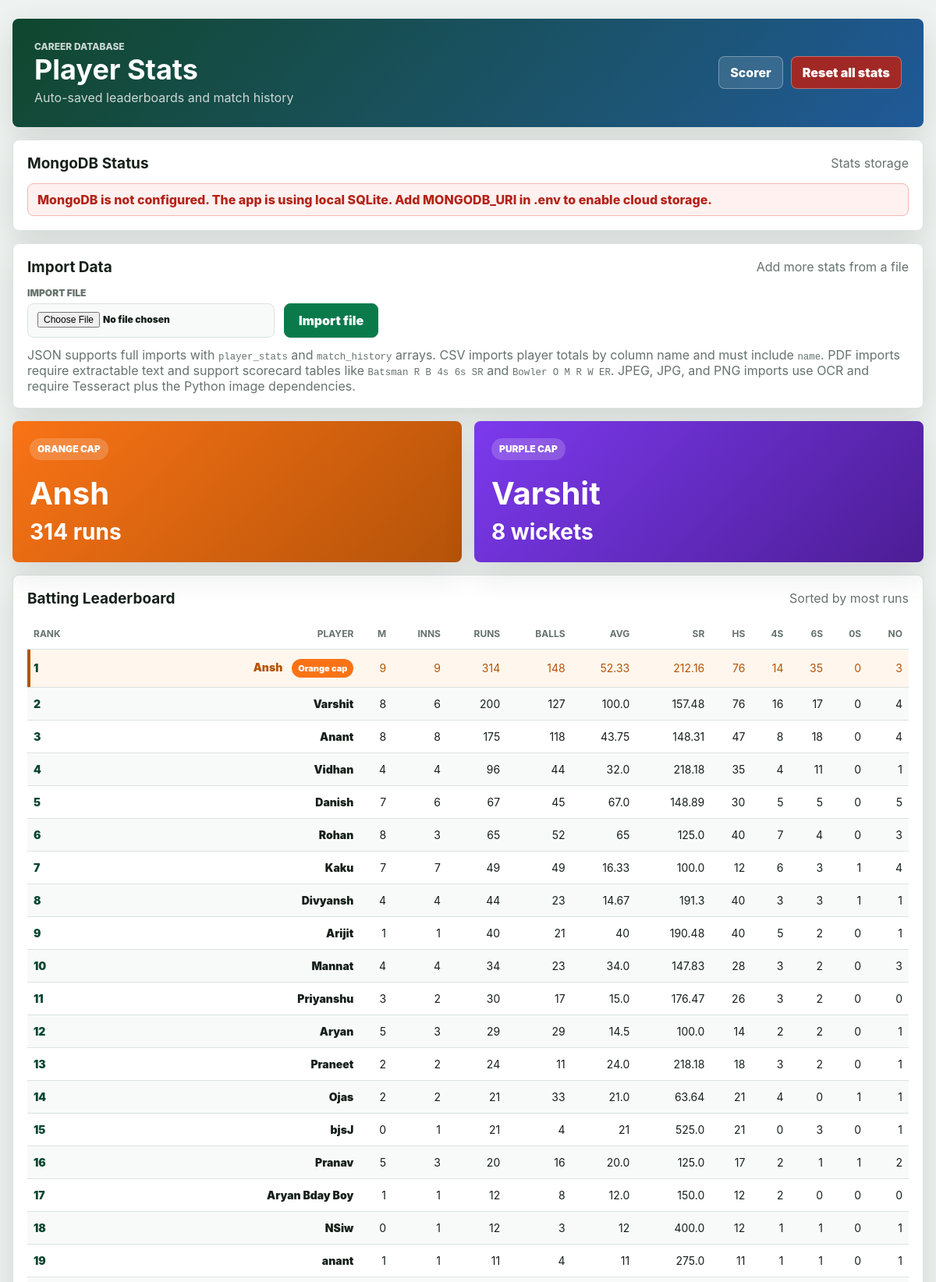
Screenshot of /stats (upper part) with the database file from the repository.
### tables this page shows
CREATE TABLE player_stats (
                name TEXT PRIMARY KEY,
                matches INTEGER NOT NULL DEFAULT 0,
                batting_innings INTEGER NOT NULL DEFAULT 0,
                not_outs INTEGER NOT NULL DEFAULT 0,
                runs INTEGER NOT NULL DEFAULT 0,
                balls INTEGER NOT NULL DEFAULT 0,
                fours INTEGER NOT NULL DEFAULT 0,
                sixes INTEGER NOT NULL DEFAULT 0,
                ducks INTEGER NOT NULL DEFAULT 0,
                high_score INTEGER NOT NULL DEFAULT 0,
                bowling_innings INTEGER NOT NULL DEFAULT 0,
                balls_bowled INTEGER NOT NULL DEFAULT 0,
                runs_conceded INTEGER NOT NULL DEFAULT 0,
                wickets INTEGER NOT NULL DEFAULT 0,
                maidens INTEGER NOT NULL DEFAULT 0,
                best_wickets INTEGER NOT NULL DEFAULT 0,
                best_runs INTEGER NOT NULL DEFAULT 0
            );

### app.py (the view)
@app.route("/stats")
def stats_page():
    all_players = sorted(player_stats(), key=lambda row: (row["name"].lower(), -row["runs"], -row["wickets"]))
    return render_template(
        "stats.html",
        batting=sorted(all_players, key=lambda row: (-row["runs"], -row["high_score"], row["name"])),
        bowling=sorted(all_players, key=lambda row: (-row["wickets"], row["economy"], row["name"])),
        all_players=all_players,
        history=match_history(),
        mongo_status=mongo_status_message(),
        can_migrate=can_migrate_sqlite_to_mongo(),
        migration_message=request.args.get("migration"),
    )

### app.py (called while the page is built)
def get_db():
    conn = sqlite3.connect(DB_PATH)
    conn.row_factory = sqlite3.Row
    return conn

def mongo_configured():
    return bool(MONGO_URI)

def using_mongo():
    return mongo_configured() and mongo_client is not None and not mongo_error

def mongo_status_message():
    if not mongo_configured():
        if derived_mongo_error:
            return f"MongoDB datasource found, but the app is using local SQLite. Error: {derived_mongo_error}"
        return "MongoDB is not configured. The app is using local SQLite. Add MONGODB_URI in .env to enable cloud storage."
    if mongo_error:
        return f"MongoDB is unavailable, so the app is using local SQLite. Error: {mongo_error}"
    return f"MongoDB connected. Database: {MONGO_DB_NAME}"

def match_history():
    if not using_mongo():
        with get_db() as conn:
            rows = conn.execute(
                """
                SELECT *
                FROM match_history
                ORDER BY played_at DESC
                """
            ).fetchall()
        return [dict(row) for row in rows]
    try:
        return list(history_collection.find({}, {"_id": 0, "innings": 0}).sort("played_at", DESCENDING))
    except PyMongoError as error:
        set_mongo_error(error)
        return []

def can_migrate_sqlite_to_mongo():
    if not using_mongo():
        return False
    with get_db() as conn:
        player_count = conn.execute("SELECT COUNT(*) FROM player_stats").fetchone()[0]
        history_count = conn.execute("SELECT COUNT(*) FROM match_history").fetchone()[0]
    return player_count > 0 or history_count > 0

### templates/stats.html (shortened to what this page needs)
<!DOCTYPE html>
<html lang="en">
<head>
    <link rel="stylesheet" href="{{ url_for('static', filename='style.css') }}">
</head>
<body>
<main class="app-shell stats-shell">
    <section class="stats-hero">
        <div>
            <p class="eyebrow">Career Database</p>
            <h1>Player Stats</h1>
            <p class="meta">Auto-saved leaderboards and match history</p>
        </div>
        <div class="stats-actions">
            <a class="ghost-link light" href="/">Scorer</a>
            <form method="post" action="/reset_stats" onsubmit="return confirm('Reset all player stats and match history? This cannot be undone.');">
                <button class="danger-button light" type="submit">Reset all stats</button>
            </form>
        </div>
    </section>
    {% if mongo_status %}
        <section class="panel leaderboard-panel">
            <div class="panel-head">
                <h2>MongoDB Status</h2>
                <span>Stats storage</span>
            </div>
            <p class="form-error">{{ mongo_status }}</p>
        </section>
    {% endif %}
    <section class="panel leaderboard-panel">
        <div class="panel-head">
            <h2>Import Data</h2>
            <span>Add more stats from a file</span>
        </div>
        <form class="import-form" method="post" action="/import_stats" enctype="multipart/form-data">
            <label class="import-label">
                Import file
                <input name="import_file" type="file" accept=".json,.csv,.pdf,.jpeg,.jpg,.png" required>
            </label>
            <button class="primary-button" type="submit">Import file</button>
        </form>
        <p class="meta import-help">JSON supports full imports with <code>player_stats</code> and <code>match_history</code> arrays. CSV imports player totals by column name and must include <code>name</code>. PDF imports require extractable text and support scorecard tables like <code>Batsman R B 4s 6s SR</code> and <code>Bowler O M R W ER</code>. JPEG, JPG, and PNG imports use OCR and require Tesseract plus the Python image dependencies.</p>
    </section>
    <section class="leader-cards">
        <article class="leader-card orange">
            <span>Orange Cap</span>
            <h2>{{ batting[0].name if batting else "No player yet" }}</h2>
            <strong>{{ batting[0].runs if batting else 0 }} runs</strong>
        </article>
        <article class="leader-card purple">
            <span>Purple Cap</span>
            <h2>{{ bowling[0].name if bowling else "No player yet" }}</h2>
            <strong>{{ bowling[0].wickets if bowling else 0 }} wickets</strong>
        </article>
    </section>
    <section class="panel leaderboard-panel">
        <div class="panel-head">
            <h2>Batting Leaderboard</h2>
            <span>Sorted by most runs</span>
        </div>
        <div class="table-wrap">
            <table class="stats-table rich-table">
                <thead>
                <tr>
                    <th>Rank</th>
                    <th>Player</th>
                    <th>M</th>
                    <th>Inns</th>
                    <th>Runs</th>
                    <th>Balls</th>
                    <th>Avg</th>
                    <th>SR</th>
                    <th>HS</th>
                    <th>4s</th>
                    <th>6s</th>
                    <th>0s</th>
                    <th>NO</th>
                </tr>
                </thead>
                <tbody>
                {% for player in batting %}
                    <tr class="{{ 'cap-row orange-row' if loop.first else '' }}">
                        <td>{{ loop.index }}</td>
                        <td>
                            <span class="player-name">{{ player.name }}</span>
                            {% if loop.first %}<span class="cap-badge orange-badge">Orange cap</span>{% endif %}
                        </td>
                        <td>{{ player.matches }}</td>
                        <td>{{ player.batting_innings }}</td>
                        <td>{{ player.runs }}</td>
                        <td>{{ player.balls }}</td>
                        <td>{{ player.batting_average }}</td>
                        <td>{{ player.strike_rate }}</td>
                        <td>{{ player.high_score }}</td>
                        <td>{{ player.fours }}</td>
                        <td>{{ player.sixes }}</td>
                        <td>{{ player.ducks }}</td>
                        <td>{{ player.not_outs }}</td>
                    </tr>
                {% else %}
                    <tr><td colspan="13">No completed innings yet.</td></tr>
                {% endfor %}
                </tbody>
            </table>
        </div>
    </section>
</main>
</body>
</html>

### rows the page displays
player_stats: name "Ansh", runs "314", shows "Orange cap", matches "9", batting_innings "9", balls "148", batting_average "52.33", strike_rate "212.16", high_score "76", fours "14", sixes "35", ducks "0", not_outs "3"
player_stats: name "Varshit", wickets "8", matches "8", batting_innings "6", runs "200", balls "127", batting_average "100.0", strike_rate "157.48", high_score "76", fours "16", sixes "17", ducks "0", not_outs "4"
player_stats: name "Anant", matches "8", batting_innings "8", runs "175", balls "118", batting_average "43.75", strike_rate "148.31", high_score "47", fours "8", sixes "18", ducks "0", not_outs "4"
player_stats: name "Vidhan", matches "4", batting_innings "4", runs "96", balls "44", batting_average "32.0", strike_rate "218.18", high_score "35", fours "4", sixes "11", ducks "0", not_outs "1"
player_stats: name "Danish", matches "7", batting_innings "6", runs "67", balls "45", batting_average "67.0", strike_rate "148.89", high_score "30", fours "5", sixes "5", ducks "0", not_outs "5"
player_stats: name "Rohan", matches "8", batting_innings "3", runs "65", balls "52", batting_average "65", strike_rate "125.0", high_score "40", fours "7", sixes "4", ducks "0", not_outs "3"
player_stats: name "Kaku", matches "7", batting_innings "7", runs "49", balls "49", batting_average "16.33", strike_rate "100.0", high_score "12", fours "6", sixes "3", ducks "1", not_outs "4"
player_stats: name "Divyansh", matches "4", batting_innings "4", runs "44", balls "23", batting_average "14.67", strike_rate "191.3", high_score "40", fours "3", sixes "3", ducks "1", not_outs "1"
player_stats: name "Arijit", matches "1", batting_innings "1", runs "40", balls "21", batting_average "40", strike_rate "190.48", high_score "40", fours "5", sixes "2", ducks "0", not_outs "1"
player_stats: name "Mannat", matches "4", batting_innings "4", runs "34", balls "23", batting_average "34.0", strike_rate "147.83", high_score "28", fours "3", sixes "2", ducks "0", not_outs "3"
player_stats: name "Priyanshu", matches "3", batting_innings "2", runs "30", balls "17", batting_average "15.0", strike_rate "176.47", high_score "26", fours "3", sixes "2", ducks "0", not_outs "0"
player_stats: name "Aryan", matches "5", batting_innings "3", runs "29", balls "29", batting_average "14.5", strike_rate "100.0", high_score "14", fours "2", sixes "2", ducks "0", not_outs "1"
player_stats: name "Praneet", matches "2", batting_innings "2", runs "24", balls "11", batting_average "24.0", strike_rate "218.18", high_score "18", fours "3", sixes "2", ducks "0", not_outs "1"
player_stats: name "Ojas", matches "2", batting_innings "2", runs "21", balls "33", batting_average "21.0", strike_rate "63.64", high_score "21", fours "4", sixes "0", ducks "1", not_outs "1"
player_stats: name "bjsJ", matches "0", batting_innings "1", runs "21", balls "4", batting_average "21", strike_rate "525.0", high_score "21", fours "0", sixes "3", ducks "0", not_outs "1"
player_stats: name "Pranav", matches "5", batting_innings "3", runs "20", balls "16", batting_average "20.0", strike_rate "125.0", high_score "17", fours "2", sixes "1", ducks "1", not_outs "2"
player_stats: name "Aryan Bday Boy", matches "1", batting_innings "1", runs "12", balls "8", batting_average "12.0", strike_rate "150.0", high_score "12", fours "2", sixes "0", ducks "0", not_outs "0"
player_stats: name "NSiw", matches "0", batting_innings "1", runs "12", balls "3", batting_average "12", strike_rate "400.0", high_score "12", fours "1", sixes "1", ducks "0", not_outs "1"
player_stats: name "anant", matches "1", batting_innings "1", runs "11", balls "4", batting_average "11", strike_rate "275.0", high_score "11", fours "1", sixes "1", ducks "0", not_outs "1"

### other values shown
{{ mongo_status }} "MongoDB is not configured. The app is using local SQLite. Add MONGODB_URI in .env to enable cloud storage."
